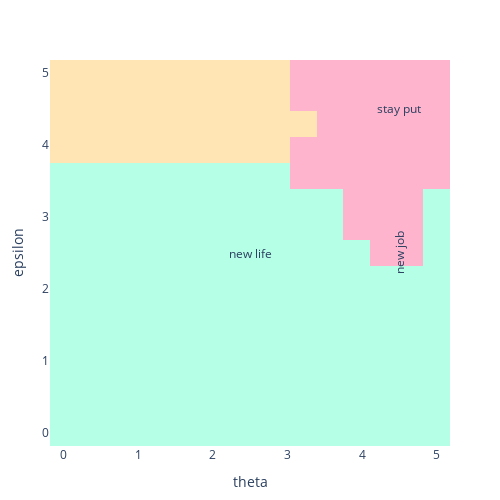

Notebook code cell kept with this figure:
### Markdown cell above
- Now we will have Sarsa learn a policy by taking 150,000,000 steps

### Code cell
# epsilson is prob of random action
actor = EpsilonGreedy(1.0, 0.1, 10_000_000)
@time learn(m, sarsa, actor; maxit=150_000_000,  should_plot=false);

# plot final policy
plot_policy(m, get_greedy(m, sarsa.Q))

### Figure 1 — Plotly figure (JSON) as saved in the notebook; plotly's stock layout.template omitted (floating-point values rounded to 4 significant figures; data arrays with more than 128 entries replaced by an {"elided": "..."} marker saying what was removed)
{"data": [{"colorbar": {"autotick": false, "dtick": 1, "tick0": 1}, "colorscale": [[0, "#FFB4CE"], [0.3333, "#FFB4CE"], [0.3333, "#FFE5B4"], [0.6667, "#FFE5B4"], [0.6667, "#B4FFE5"], [1, "#B4FFE5"]], "showscale": false, "transpose": true, "type": "heatmap", "x": [0, 0.3571, 0.7143, 1.071, 1.429, 1.786, 2.143, 2.5, 2.857, 3.214, 3.571, 3.929, 4.286, 4.643, 5], "y": [0, 0.3571, 0.7143, 1.071, 1.429, 1.786, 2.143, 2.5, 2.857, 3.214, 3.571, 3.929, 4.286, 4.643, 5], "z": {"elided": "15x15 int values"}}], "layout": {"annotations": [{"showarrow": false, "text": "new life", "x": 2.5, "y": 2.5}, {"showarrow": false, "text": "new job", "textangle": 270, "x": 4.5, "y": 2.5}, {"showarrow": false, "text": "stay put", "x": 4.5, "y": 4.5}], "height": 500, "margin": {"b": 50, "l": 50, "r": 50, "t": 60}, "width": 500, "xaxis": {"title": {"text": "theta"}}, "yaxis": {"title": {"text": "epsilon"}}}}
